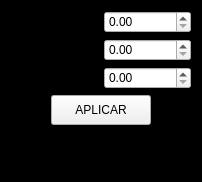
                   <widget class="QFrame" name="frame_16">
                    <property name="styleSheet">
                     <string notr="true">QFrame{
background-color: #000000;
border-radius: 10px; 

}</string>
                    </property>
                    <property name="frameShape">
                     <enum>QFrame::StyledPanel</enum>
                    </property>
                    <property name="frameShadow">
                     <enum>QFrame::Raised</enum>
                    </property>
                    <layout class="QVBoxLayout" name="verticalLayout_31">
                     <item>
                      <layout class="QHBoxLayout" name="horizontalLayout_40">
                       <item>
                        <widget class="QLabel" name="label_45">
                         <property name="styleSheet">
                          <string notr="true"/>
                         </property>
                         <property name="text">
                          <string>Px</string>
                         </property>
                         <property name="alignment">
                          <set>Qt::AlignCenter</set>
                         </property>
                        </widget>
                       </item>
                       <item>
                        <widget class="QDoubleSpinBox" name="px_in_3">
                         <property name="maximum">
                          <double>999.000000000000000</double>
                         </property>
                        </widget>
                       </item>
                      </layout>
                     </item>
                     <item>
                      <layout class="QHBoxLayout" name="horizontalLayout_41">
                       <item>
                        <widget class="QLabel" name="label_46">
                         <property name="styleSheet">
                          <string notr="true"/>
                         </property>
                         <property name="text">
                          <string>Py</string>
                         </property>
                         <property name="alignment">
                          <set>Qt::AlignCenter</set>
                         </property>
                        </widget>
                       </item>
                       <item>
                        <widget class="QDoubleSpinBox" name="py_in_3">
                         <property name="maximum">
                          <double>999.000000000000000</double>
                         </property>
                        </widget>
                       </item>
                      </layout>
                     </item>
                     <item>
                      <layout class="QHBoxLayout" name="horizontalLayout_42">
                       <item>
                        <widget class="QLabel" name="label_47">
                         <property name="styleSheet">
                          <string notr="true"/>
                         </property>
                         <property name="text">
                          <string>Pz</string>
                         </property>
                         <property name="alignment">
                          <set>Qt::AlignCenter</set>
                         </property>
                        </widget>
                       </item>
                       <item>
                        <widget class="QDoubleSpinBox" name="pz_in_3">
                         <property name="maximum">
                          <double>999.000000000000000</double>
                         </property>
                        </widget>
                       </item>
                      </layout>
                     </item>
                     <item>
                      <layout class="QHBoxLayout" name="horizontalLayout_43">
                       <item>
                        <spacer name="horizontalSpacer_11">
                         <property name="orientation">
                          <enum>Qt::Horizontal</enum>
                         </property>
                         <property name="sizeHint" stdset="0">
                          <size>
                           <width>40</width>
                           <height>20</height>
                          </size>
                         </property>
                        </spacer>
                       </item>
                       <item>
                        <widget class="QPushButton" name="bt_papf">
                         <property name="minimumSize">
                          <size>
                           <width>100</width>
                           <height>30</height>
                          </size>
                         </property>
                         <property name="text">
                          <string>APLICAR</string>
                         </property>
                        </widget>
                       </item>
                       <item>
                        <spacer name="horizontalSpacer_12">
                         <property name="orientation">
                          <enum>Qt::Horizontal</enum>
                         </property>
                         <property name="sizeHint" stdset="0">
                          <size>
                           <width>40</width>
                           <height>20</height>
                          </size>
                         </property>
                        </spacer>
                       </item>
                      </layout>
                     </item>
                     <item>
                      <widget class="QLabel" name="label_48">
                       <property name="minimumSize">
                        <size>
                         <width>0</width>
                         <height>20</height>
                        </size>
                       </property>
                       <property name="maximumSize">
                        <size>
                         <width>16777215</width>
                         <height>20</height>
                        </size>
                       </property>
                       <property name="styleSheet">
                        <string notr="true"/>
                       </property>
                       <property name="text">
                        <string>Posición calculada</string>
                       </property>
                       <property name="alignment">
                        <set>Qt::AlignCenter</set>
                       </property>
                      </widget>
                     </item>
                     <item>
                      <layout class="QHBoxLayout" name="horizontalLayout_44">
                       <item>
                        <widget class="QLabel" name="label_px_3">
                         <property name="styleSheet">
                          <string notr="true"/>
                         </property>
                         <property name="text">
                          <string>Px =  0</string>
                         </property>
                         <property name="alignment">
                          <set>Qt::AlignCenter</set>
                         </property>
                        </widget>
                       </item>
                       <item>
                        <widget class="QLabel" name="label_py_3">
                         <property name="styleSheet">
                          <string notr="true"/>
                         </property>
                         <property name="text">
                          <string>Py = 0</string>
                         </property>
                         <property name="alignment">
                          <set>Qt::AlignCenter</set>
                         </property>
                        </widget>
                       </item>
                       <item>
                        <widget class="QLabel" name="label_pz_3">
                         <property name="styleSheet">
                          <string notr="true"/>
                         </property>
                         <property name="text">
                          <string>Pz = 0</string>
                         </property>
                         <property name="alignment">
                          <set>Qt::AlignCenter</set>
                         </property>
                        </widget>
                       </item>
                      </layout>
                     </item>
                    </layout>
                   </widget>
